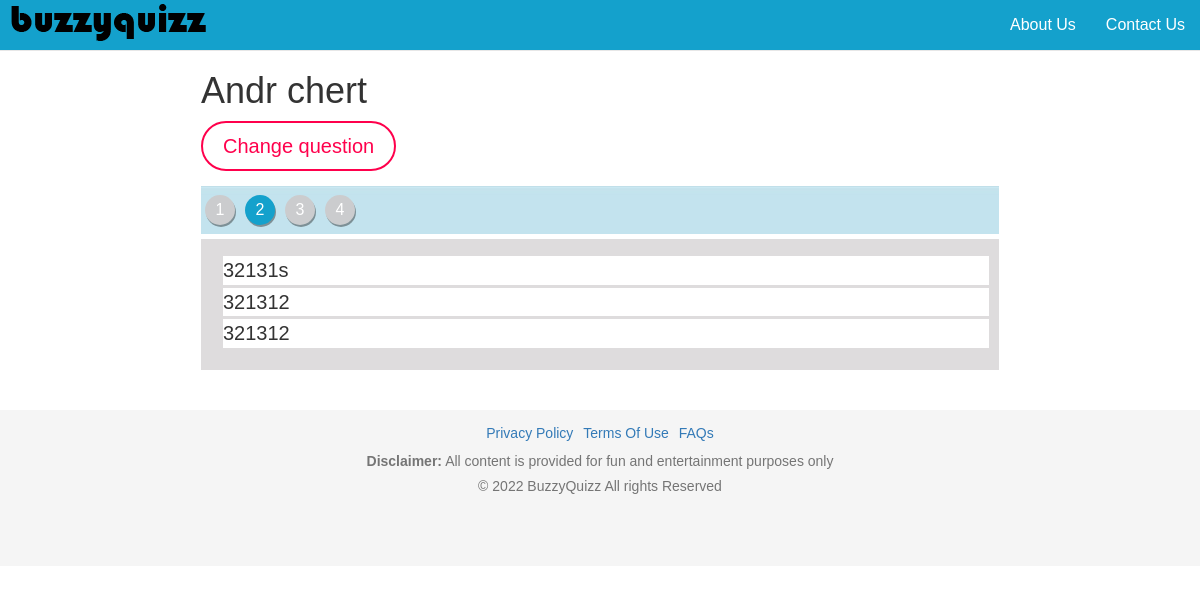
The page /quiz.php?Qid=Q1&Qn=2 on the database as committed earlier.
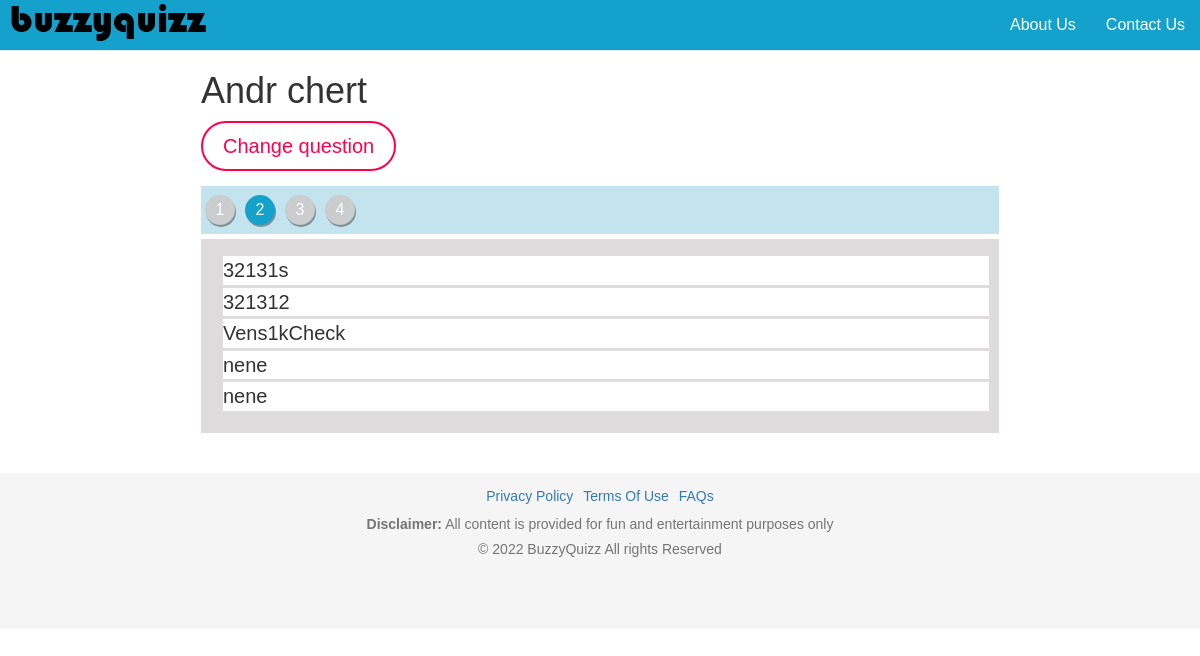
The same page on the database as committed later.
### tables this page shows
CREATE TABLE IF NOT EXISTS `Q1` (
  `id` int(11) NOT NULL,
  `qid` int(10) NOT NULL,
  `question` varchar(50) NOT NULL,
  `answer` varchar(50) NOT NULL,
  `status` tinyint(1) NOT NULL,
  `img` varchar(70) NOT NULL
);

### quiz.php (the view, shortened to what this page needs)
<?require_once("header.php");?>
<?
    $qn= $_GET['Qn'];
    $n= $_GET['Qid'];
    $id = $int = (int) filter_var($n, FILTER_SANITIZE_NUMBER_INT);
    $q = mysqli_query($connect,"SELECT `type` FROM `Quizes` WHERE `id` = '$id'");
    $row = mysqli_fetch_assoc($q);
    $type= intval($row['type']);
    $q = mysqli_query($connect,"SELECT MAX(qid) FROM `$n`");
    $row = mysqli_fetch_assoc($q);
    $q = mysqli_query($connect,"SELECT MAX(id) FROM `$n` WHERE `qid`=$qn");
    $max = mysqli_fetch_assoc($q);
    $max=intval($max['MAX(id)']);
    $q = mysqli_query($connect,"SELECT MIN(id) FROM `$n` WHERE `qid`=$qn");
    $min = mysqli_fetch_assoc($q);
    $min = intval($min['MIN(id)']);
    $q = mysqli_query($connect,"SELECT `status` FROM `$n` WHERE `qid`=$qn");
    $stat =mysqli_fetch_assoc($q);
    $stat = $stat['status'];
    $q = mysqli_query($connect,"SELECT `question` FROM `$n` WHERE `qid`=$qn AND `id`=$min");
    $que= mysqli_fetch_assoc($q);
    $que = $que['question'];
        ?>
<div class="container  <?if($type == 2) {echo "main_container";}?>" >
    <?if($type == '0') {?>
     	<div class="quiz_block">
     	<h1 class="ng-binding"><?echo $que;?></h1>
     	<button onclick="move()" class="btn btn-default quizzzzz" >Change question</button>
     </div>
     	 <div class="quiz_container">
     	 	<div class="number_question">
     	 		<ul class="pageing">
     	 			<?
                    for ($i=1; $i <= $row['MAX(qid)']; $i++) {
                        ?>
                            <li class="<? if($qn==$i) {echo "active";}?>" id ="Q<?echo $i;?>"><a href="quiz.php?Qid=<?echo $n;?>&Qn=<?echo $i;?><?if(!empty($_GET['Answer'])){echo "&Answer=True";}?>"><?echo $i;?></a></li>
                        <?
                    }
                    ?>
                </ul>
     	 	</div>
     	 	<div class="answer_questions" style="<?if($stat==1) { echo 'display:none';}?>">
     	 		<ul class="questionNoList">
                    <? if($stat == 0) {
                    for ($i=$min; $i <=$max ; $i++) {
                     $q = mysqli_query($connect,"SELECT * FROM `$n` WHERE `qid`=$qn AND `id` = $i");
                    $r = mysqli_fetch_assoc($q);
                    ?>
                 <li  id="qa<?echo $i;?>" style="<?if(empty($r['answer'])){echo "display:none;";}?>"><button class="answers"  id="<?echo $i;?>" onclick="saveChange(this.id)"> <? echo $r['answer']; ?> </button></li>
                  <?  }
                  }
                    ?>
     	 		</ul>
     	 	</div>
     	 </div>
    <?}?>
</div>
<? require_once("footer.php"); ?>

Rows that differ between the two databases and show on the page:
changed q1: answer "321312" → "Vens1kCheck"
added q1: answer "nene"
added q1: answer "nene"
